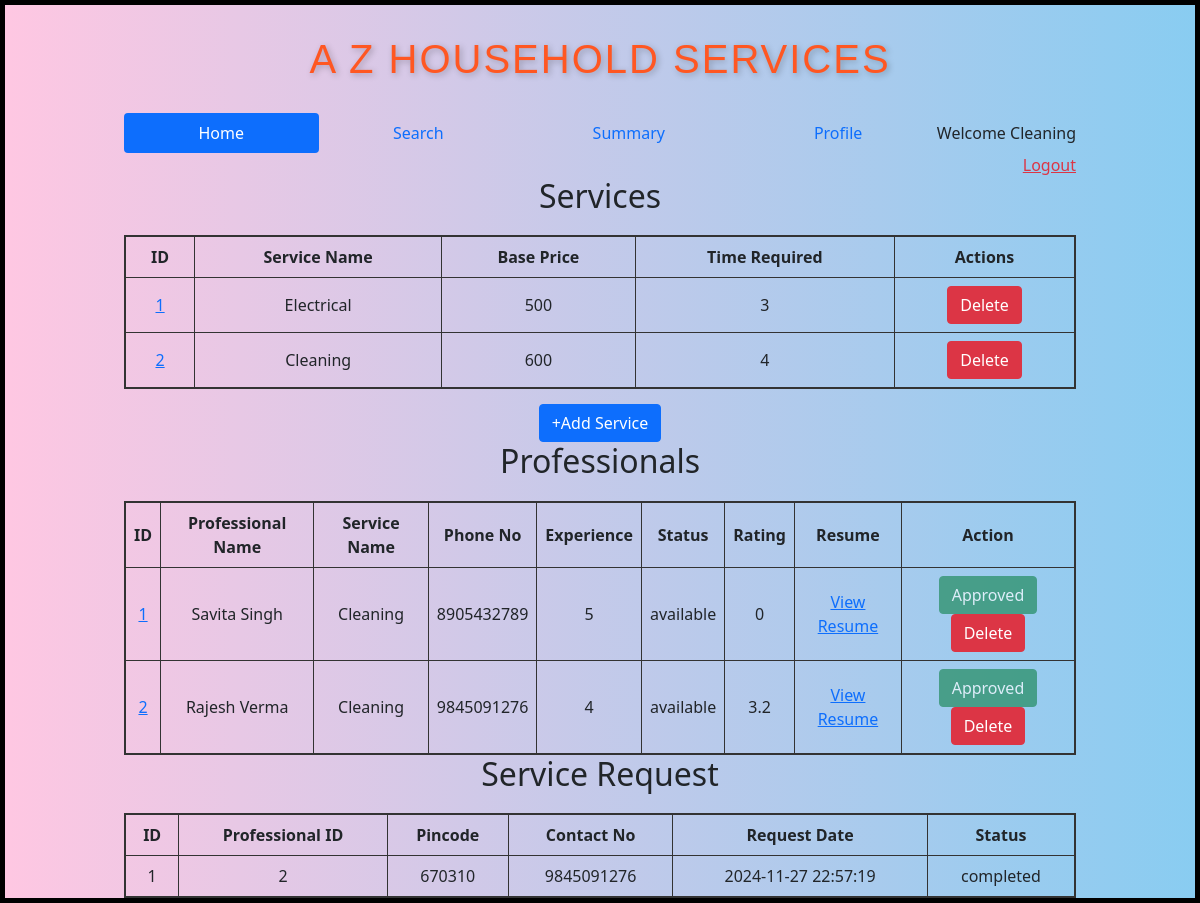
The page /admin/Cleaning on the database as committed earlier.
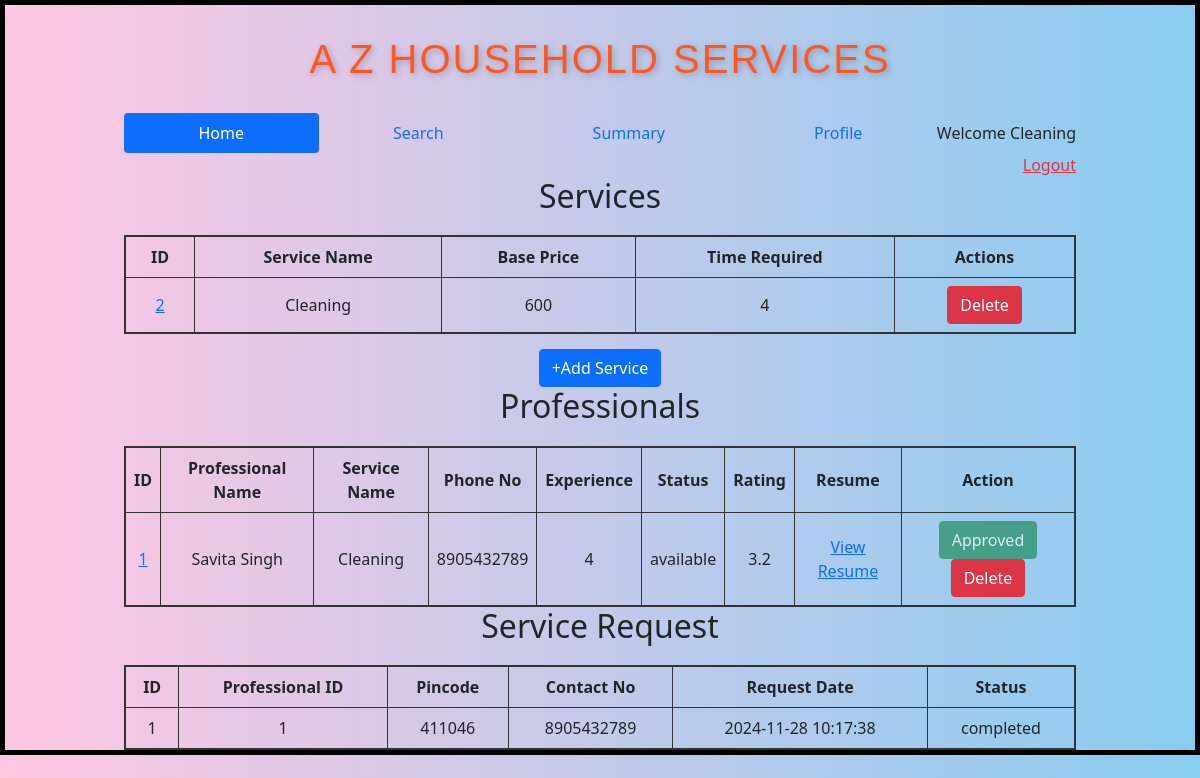
The same page on the database as committed later.
### backend/models.py (models this page shows)
class Service(db.Model):
    __tablename="service"
    id=db.Column(db.Integer,primary_key=True)
    name=db.Column(db.String,unique=True,nullable=False)
    price=db.Column(db.Integer,nullable=False)
    descrip=db.Column(db.String,nullable=False)
    time_required=db.Column(db.Integer,nullable=False)
    image_path = db.Column(db.String(200), nullable=True)
    service_r=db.relationship("ServiceRequest",cascade="all,delete",backref="service",lazy=True)

class ServiceProf(db.Model):
    __tablename__="service_prof"
    id=db.Column(db.Integer,primary_key=True)
    email=db.Column(db.String,unique=True,nullable=False)
    password=db.Column(db.String,nullable=False)
    full_name=db.Column(db.String,nullable=False)
    phone_no=db.Column(db.String,nullable=False)
    experience=db.Column(db.Integer,default=0)
    service_name=db.Column(db.String,nullable=False)
    address=db.Column(db.String,nullable=False)
    pincode=db.Column(db.Integer,nullable=False)
    resume_path = db.Column(db.String, nullable=True)
    status=db.Column(db.String,default="available")
    approv_status=db.Column(db.String,default="pending")
    rating=db.Column(db.Integer,default=0)
    service_requests=db.relationship("ServiceRequest",cascade="all,delete",backref="service_prof",lazy=True)

class ServiceRequest(db.Model):
    __tablename="service_request"
    id=db.Column(db.Integer,primary_key=True)
    service_id = db.Column(db.Integer, db.ForeignKey("service.id"), nullable=False)
    customer_id = db.Column(db.Integer, db.ForeignKey("user_info.id"), nullable=False)
    proff_id = db.Column(db.Integer, db.ForeignKey("service_prof.id"), nullable=False)
    request_date=db.Column(db.DateTime,nullable=False)
    done_date=db.Column(db.DateTime,nullable=True)
    status=db.Column(db.String,default="requested")
    rating=db.Column(db.Integer,default=0)
    feedback=db.Column(db.String,nullable=True)

### backend/controllers.py (the view)
@app.route("/admin/<name>")
def admin_dashboard(name):
    service=get_services()
    p=get_professionals()
    ser_req=get_service_requests()
    return render_template("admin_dashboard.html",name=name,service=service,prof=p,ser_req=ser_req)

### backend/controllers.py (called while the page is built)
def get_services():
    services=Service.query.all()
    return services

def get_professionals():
    p=ServiceProf.query.all()
    return p

def get_service_requests():
    return ServiceRequest.query.all()

### templates/admin_dashboard.html (shortened to what the changed rows need)
{% extends "admin_layout.html" %}
{% block content %}
<h2 style="text-align: center; margin-bottom: 20px;">Services</h2>
    {% if service %}
    <table style="width: 100%; border-collapse: collapse; border: 2px solid #333;">
        <thead>
            <tr>
                <th style="border: 1px solid #333; padding: 8px; text-align: center;">ID</th>
                <th style="border: 1px solid #333; padding: 8px; text-align: center;">Service Name</th>
                <th style="border: 1px solid #333; padding: 8px; text-align: center;">Base Price</th>
                <th style="border: 1px solid #333; padding: 8px; text-align: center;">Time Required</th>
                <th style="border: 1px solid #333; padding: 8px; text-align: center;">Actions</th>
            </tr>
        </thead>
        <tbody>
            {% for s in service %}
            <tr>
                <td style="border: 1px solid #333; padding: 8px; text-align: center;"><a href="/edit_service/{{s.id}}/{{name}}">{{ s.id }}</a></td>
                <td style="border: 1px solid #333; padding: 8px; text-align: center;">{{ s.name }}</td>
                <td style="border: 1px solid #333; padding: 8px; text-align: center;">{{ s.price }}</td>
                <td style="border: 1px solid #333; padding: 8px; text-align: center;">{{ s.time_required }}</td>
                <td style="border: 1px solid #333; padding: 8px; text-align: center;">
                    <a href="/delete_service/{{s.id}}/{{name}}" class="btn btn-danger">Delete</a>
                </td>
            </tr>
            {% endfor %}
        </tbody>
    </table>
    {% else %}
    <h3>No services available!!</h3>
    {% endif %}
    <h2 style="text-align: center; margin-bottom: 20px;">Professionals</h2>
    {% if prof %}
    <table style="width: 100%; border-collapse: collapse; border: 2px solid #333;">
        <thead>
            <tr>
                <th style="border: 1px solid #333; padding: 8px; text-align: center;">ID</th>
                <th style="border: 1px solid #333; padding: 8px; text-align: center;">Professional Name</th>
                <th style="border: 1px solid #333; padding: 8px; text-align: center;">Service Name</th>
                <th style="border: 1px solid #333; padding: 8px; text-align: center;">Phone No</th>
                <th style="border: 1px solid #333; padding: 8px; text-align: center;">Experience</th>
                <th style="border: 1px solid #333; padding: 8px; text-align: center;">Status</th>
                <th style="border: 1px solid #333; padding: 8px; text-align: center;">Rating</th>
                <th style="border: 1px solid #333; padding: 8px; text-align: center;">Resume</th>
                <th style="border: 1px solid #333; padding: 8px; text-align: center;">Action</th>
            </tr>
        </thead>
        <tbody>
            {% for p in prof %}
            <tr>
                <td style="border: 1px solid #333; padding: 8px; text-align: center;"><a href="/edit_proffess/{{p.id}}/{{name}}">{{ p.id }}</a></td>
                <td style="border: 1px solid #333; padding: 8px; text-align: center;">{{ p.full_name }}</td>
                <td style="border: 1px solid #333; padding: 8px; text-align: center;">{{ p.service_name }}</td>
                <td style="border: 1px solid #333; padding: 8px; text-align: center;">{{ p.phone_no }}</td>
                <td style="border: 1px solid #333; padding: 8px; text-align: center;">{{ p.experience}}</td>
                <td style="border: 1px solid #333; padding: 8px; text-align: center;">{{ p.status}}</td>
                <td style="border: 1px solid #333; padding: 8px; text-align: center;">{{ p.rating}}</td>
                <td style="border: 1px solid #333; padding: 8px; text-align: center;">
                    {% if p.resume_path %}
                        <a href="{{ url_for('uploaded_resume', filename=p.resume_path.split('/')[-1]) }}" target="_blank">View Resume</a>
                    {% else %}
                        No Resume
                    {% endif %}
                </td>
                <td style="border: 1px solid #333; padding: 8px; text-align: center;">
                    {% if p.approv_status == "pending" %}
                        <a href="/approve_prof/{{p.id}}/{{name}}" type="button" class="btn btn-warning">Pending</a>
                    {% else %}
                        <button type="button" class="btn btn-success" disabled>Approved</button>
                    {% endif %}
                    <a href="/delete_prof/{{p.id}}/{{name}}" class="btn btn-danger">Delete</a>
                </td>
            </tr>
            {% endfor %}
        </tbody>
    </table>
    {% else %}
    <h3>No professionals available!!</h3>
    {% endif %}
    <h2 style="text-align: center; margin-bottom: 20px;">Service Request</h2>
    {% if ser_req %}
    <table style="width: 100%; border-collapse: collapse; border: 2px solid #333;">
        <thead>
            <tr>
                <th style="border: 1px solid #333; padding: 8px; text-align: center;">ID</th>
                <th style="border: 1px solid #333; padding: 8px; text-align: center;">Professional ID</th>
                <th style="border: 1px solid #333; padding: 8px; text-align: center;">Pincode</th>
                <th style="border: 1px solid #333; padding: 8px; text-align: center;">Contact No</th>
                <th style="border: 1px solid #333; padding: 8px; text-align: center;">Request Date</th>
                <th style="border: 1px solid #333; padding: 8px; text-align: center;">Status</th>
            </tr>
        </thead>
        <tbody>
            {% for r in ser_req %}
            <tr>
                <td style="border: 1px solid #333; padding: 8px; text-align: center;">{{ r.id }}</td>
                <td style="border: 1px solid #333; padding: 8px; text-align: center;">{{ r.proff_id }}</td>
                <td style="border: 1px solid #333; padding: 8px; text-align: center;">{{ r.service_prof.pincode }}</td>
                <td style="border: 1px solid #333; padding: 8px; text-align: center;">{{ r.service_prof.phone_no }}</td>
                <td style="border: 1px solid #333; padding: 8px; text-align: center;">{{ r.request_date.strftime('%Y-%m-%d %H:%M:%S') }}</td>
                <td style="border: 1px solid #333; padding: 8px; text-align: center;">{{ r.status }}</td>
            </tr>
            {% endfor %}
        </tbody>
    </table>
    {% else %}
    <h3>No service_request generated!!</h3>
    {% endif %}
{% endblock %}

Rows that differ between the two databases and show on the page:
removed Service: id "1", name "Electrical", price "500", time_required "3"
removed ServiceProf: id "2", full_name "Rajesh Verma", service_name "Cleaning", phone_no "9845091276", experience "4", status "available", rating "3.2", approv_status "Approved"
changed ServiceProf "Savita Singh": experience "5" → "4"; rating "0" → "3.2"
changed ServiceRequest "completed": proff_id "2" → "1"; service_prof.pincode "670310" → "411046"; service_prof.phone_no "9845091276" → "8905432789"; request_date "2024-11-27 22:57:19" → "2024-11-28 10:17:38"
